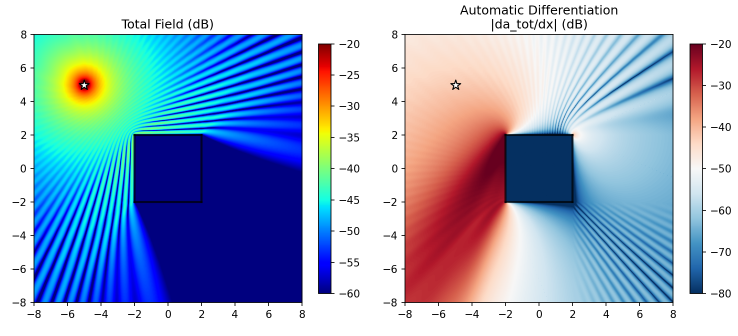
#> input picture examples/renderer/rfdt.png, 1475 x 672 px (shown at 1/2 size)
$ python surfel_fit_web_image.py --input ../renderer/rfdt.png
#> lines starting #> are read from the running program, lines starting #| are printed output that depends on the picture
import argparse
import json
import math
import os
import sys
from pathlib import Path

import numpy as np
from PIL import Image, ImageDraw, ImageOps

THIS_FILE = Path(__file__).resolve()
REPO_ROOT = THIS_FILE.parents[2]
CWD = os.path.normcase(os.path.abspath(os.getcwd()))
sys.path = [
    entry
    for entry in sys.path
    if os.path.normcase(os.path.abspath(entry or CWD)) != os.path.normcase(str(THIS_FILE.parent))
]
sys.path.insert(0, str(REPO_ROOT))

import drjit as dr
import drjit.cuda as cuda
import rayd as rd


def load_square_grayscale(path: Path, size: int, autocontrast: bool) -> Image.Image:
#> called with size = 128, autocontrast = True
    image = Image.open(path).convert("L")
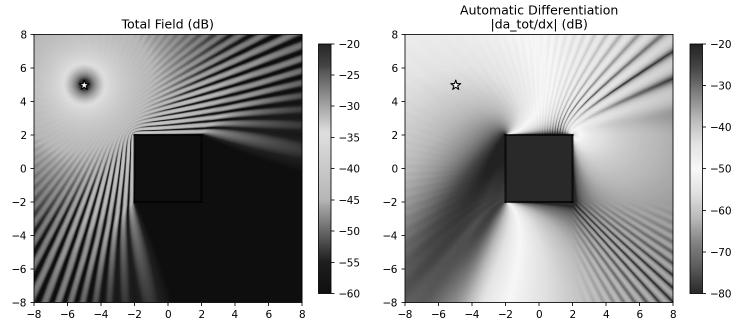
#> image: PIL image 1475x672 L (shown at 1/2 size); min 0, max 255, mean 172.1
    width, height = image.size
#> width = 1475; height = 672
    side = min(width, height)
#> side = 672
    left = (width - side) // 2
#> left = 401
    top = (height - side) // 2
#> top = 0
    image = image.crop((left, top, left + side, top + side))
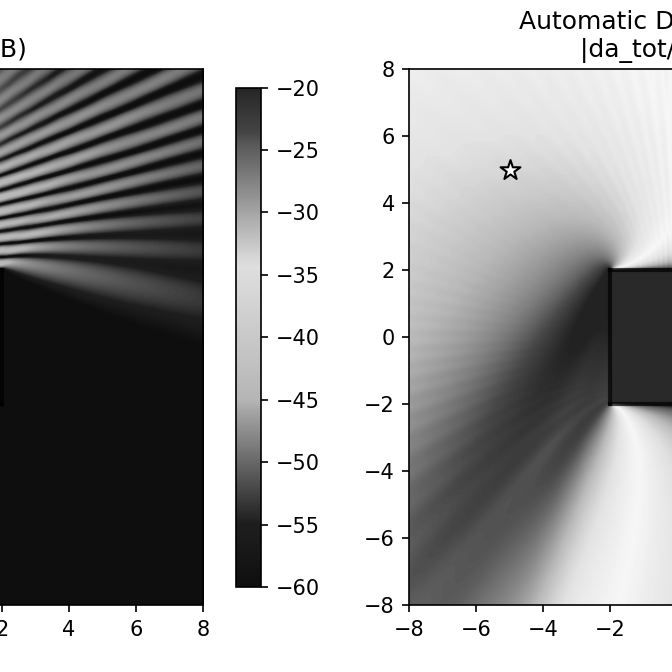
#> image: PIL image 672x672 L; min 0, max 255, mean 164.8
    if autocontrast:
        image = ImageOps.autocontrast(image)
    return image.resize((size, size), Image.Resampling.LANCZOS)
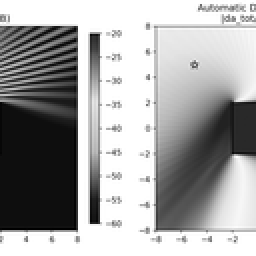
#> returned value: PIL image 128x128 L (shown 2 times larger); min 0, max 255, mean 164.3


def make_grid(size: int) -> tuple[list[float], list[float], float]:
    spacing = 2.0 / size
    xs: list[float] = []
    ys: list[float] = []
    for iy in range(size):
        y = 1.0 - spacing * (iy + 0.5)
        for ix in range(size):
            x = -1.0 + spacing * (ix + 0.5)
            xs.append(x)
            ys.append(y)
    return xs, ys, spacing


def save_montage(target: Image.Image, reconstruction: Image.Image, error: Image.Image, path: Path) -> None:
    size = target.width
    panel = Image.new("RGB", (size * 3 + 32, size + 40), (20, 22, 26))
    draw = ImageDraw.Draw(panel)
    labels = ["target", "ray-traced surfel fit", "abs error x12"]
    images = [target.convert("RGB"), reconstruction.convert("RGB"), error.convert("RGB")]
    for index, (label, image) in enumerate(zip(labels, images)):
        x = index * (size + 16)
        draw.text((x, 6), label, fill=(235, 238, 245))
        panel.paste(image, (x, 32))
    panel.save(path)


def main() -> None:
    parser = argparse.ArgumentParser(
        description="Fit a grayscale image with one ray-traced 2DGS surfel per output pixel."
    )
    parser.add_argument("--input", type=Path, required=True)
    parser.add_argument("--output-dir", type=Path, default=Path("artifacts/surfel_web_fit"))
    parser.add_argument("--size", type=int, default=128)
    parser.add_argument("--source-url", type=str, default="")
    parser.add_argument("--no-autocontrast", action="store_true")
    args = parser.parse_args()

    if args.size <= 0:
        raise ValueError("--size must be positive.")

    args.output_dir.mkdir(parents=True, exist_ok=True)
    target_image = load_square_grayscale(args.input, args.size, not args.no_autocontrast)
    target = np.asarray(target_image, dtype=np.float32) / 255.0

    xs, ys, spacing = make_grid(args.size)
    count = args.size * args.size
    alpha_min = 1.0 / 255.0
    opacity = target.reshape(-1).astype(np.float32)
#> opacity = 16384 values, max 1 at index 0, min 0 at index 3749, mean 0.644
    opacity_for_scene = np.where(opacity >= alpha_min, opacity, 0.0).astype(np.float32)
#> opacity_for_scene has the same summary as opacity

#> (the run stopped early here; a loop or call above may not have finished)
